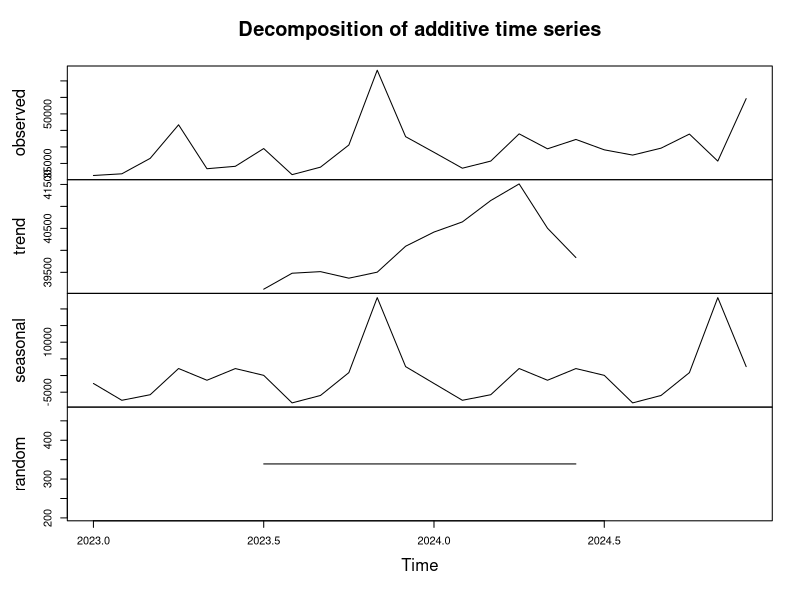

Reproduce this figure in R.
library(dplyr)
library(lubridate)
library(ggplot2)

sales_data <- read.csv("data/sales_data.csv") # this is where we read the csv file
sales_data$date <- as.Date(sales_data$date) # this is me reading date from the csv files

monthly_revenue <- sales_data %>%
    mutate(month = floor_date(date, "month")) %>%
    group_by(month) %>%
    summarise(total_revenue = sum(revenue)) %>%
    arrange(month) # same as before , reminds me of sql ngl, like sub queries and all

revenue_ts <- ts(monthly_revenue$total_revenue, start = c(year(min(monthly_revenue$month)), month(min(monthly_revenue$month))), frequency = 12) # also this, no idea

decomp <- decompose(revenue_ts, type = "additive") # ngl no idea what this mean, i understood decomopistion a little bit, and additive as in small amts is added but nah
png("outputs/figures/decomposition.png", width = 800, height = 600)
plot(decomp)
dev.off()
